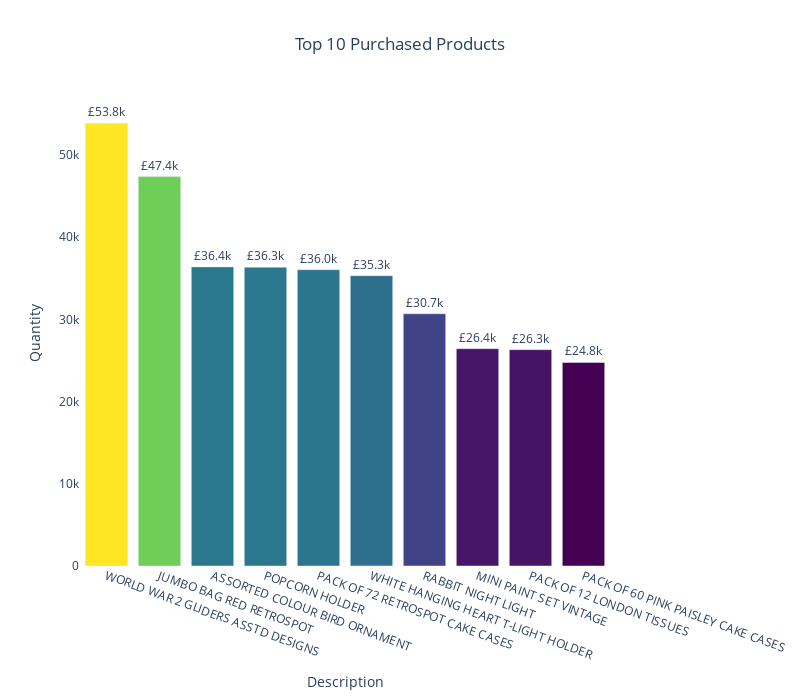

Write notebook code for a chart like this one.
### Markdown cell above
## Top 10 Products

### Code cell
products = df.pivot_table(index="Description", values="Quantity", aggfunc=np.sum).reset_index()
top_products = products.sort_values("Quantity", ascending=False).head(10)
display(top_products)

fig = go.Figure(data=[go.Bar(x=top_products['Description'].astype(str),
                             y=top_products['Quantity'], 
                             marker={'color' : top_products['Quantity'],
                                     'colorscale' : 'viridis'},
                             texttemplate='£%{y:.3s}',
                             textposition='outside',
                             )])

fig.update_layout(
    title='Top 10 Purchased Products',
    title_x=0.5,
    xaxis_title='Description',
    yaxis_title='Quantity',
    plot_bgcolor='white',
    barmode='relative', # 'relative for stacked bars
    bargap=0.20, # Gap between bars
    width=800,
    height=700,
)

fig.update_xaxes(tickangle=20) # Rotates the x-axis labels

fig.show()

### Figure 1 — Plotly figure (JSON) as saved in the notebook; plotly's stock layout.template omitted (floating-point values rounded to 4 significant figures)
{"data": [{"marker": {"color": [53847, 47363, 36381, 36334, 36039, 35317, 30680, 26437, 26315, 24753], "colorscale": [[0, "#440154"], [0.1111, "#482878"], [0.2222, "#3e4989"], [0.3333, "#31688e"], [0.4444, "#26828e"], [0.5556, "#1f9e89"], [0.6667, "#35b779"], [0.7778, "#6ece58"], [0.8889, "#b5de2b"], [1, "#fde725"]]}, "textposition": "outside", "texttemplate": "£%{y:.3s}", "type": "bar", "x": ["WORLD WAR 2 GLIDERS ASSTD DESIGNS", "JUMBO BAG RED RETROSPOT", "ASSORTED COLOUR BIRD ORNAMENT", "POPCORN HOLDER", "PACK OF 72 RETROSPOT CAKE CASES", "WHITE HANGING HEART T-LIGHT HOLDER", "RABBIT NIGHT LIGHT", "MINI PAINT SET VINTAGE ", "PACK OF 12 LONDON TISSUES ", "PACK OF 60 PINK PAISLEY CAKE CASES"], "y": [53847, 47363, 36381, 36334, 36039, 35317, 30680, 26437, 26315, 24753]}], "layout": {"bargap": 0.2, "barmode": "relative", "height": 700, "plot_bgcolor": "white", "title": {"text": "Top 10 Purchased Products", "x": 0.5}, "width": 800, "xaxis": {"tickangle": 20, "title": {"text": "Description"}}, "yaxis": {"title": {"text": "Quantity"}}}}
